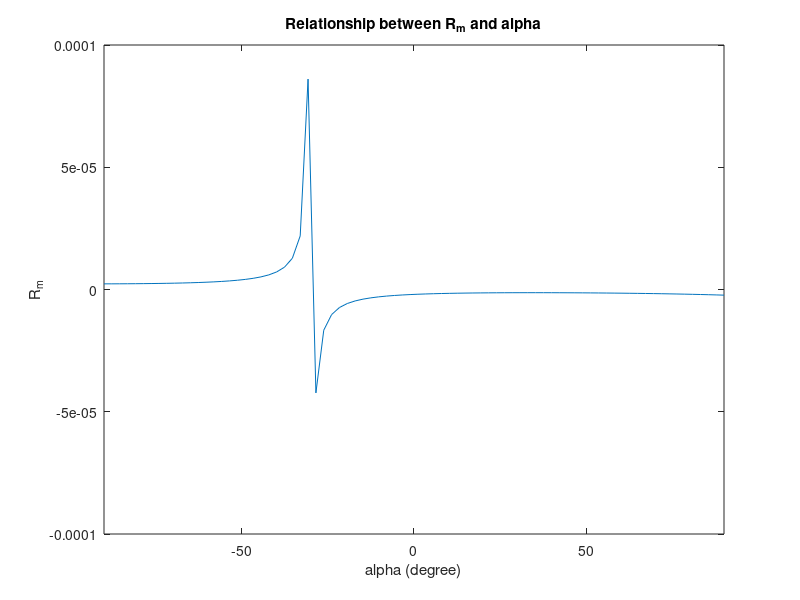

The MATLAB script that drew this image:
% Plot the figure of R_m versus alpha
alpha = linspace(-pi/2,pi/2,80);
l = 4e-6;
theta = 1*pi/3;
R = 1e-6;
R_m = -(l/2-R*cos(alpha))./cos(-alpha+theta);
plot(alpha*180/pi,R_m)
xlabel('alpha (degree)')
ylabel('R_m')
title('Relationship between R_m and alpha')
xlim([-90,90])
shg
